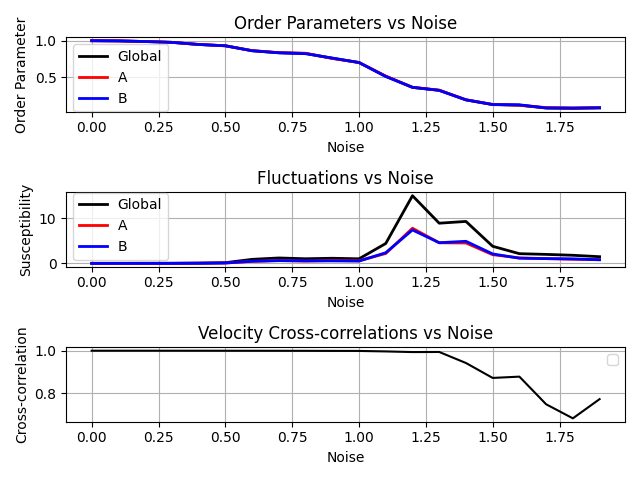

Here is the Python script that generated this plot:
import numpy as np
import matplotlib.pyplot as plt


legend = {
    'A': 'red',
    'B': 'blue',
}

noise_values = np.arange(0, 2, 0.1)
global_order = np.load('global_order.npy', allow_pickle=True)
global_fluctuations = np.load('global_fluctuations.npy', allow_pickle=True)
type_fluctuations = np.load('type_fluctuations.npy', allow_pickle=True).tolist()
type_orders = np.load('type_orders.npy', allow_pickle=True).tolist()
cross_correlations = np.load('cross_correlations.npy', allow_pickle=True).tolist()

print(cross_correlations)


fig, (ax1, ax2, ax3) = plt.subplots(3, 1)

# Plot order parameters
ax1.plot(noise_values, global_order, 'k-', label='Global', linewidth=2)
for ptype, orders in type_orders.items():
    ax1.plot(noise_values, orders, color=f'{legend[ptype]}', label=f'{ptype}', linewidth=2)

ax1.set_xlabel('Noise')
ax1.set_ylabel('Order Parameter')
ax1.set_title('Order Parameters vs Noise')
ax1.legend()
ax1.grid(True)

# Plot fluctuations
ax2.plot(noise_values, global_fluctuations, 'k-', label='Global', linewidth=2)
for ptype, fluct in type_fluctuations.items():
    ax2.plot(noise_values, fluct, color=f'{legend[ptype]}', label=f'{ptype}', linewidth=2)

ax2.set_xlabel('Noise')
ax2.set_ylabel('Susceptibility')
ax2.set_title('Fluctuations vs Noise')
ax2.legend()
ax2.grid(True)

# Plot cross-correlations
for pair, corr in cross_correlations.items():
    try:
        if pair[0] != pair[1]:
            ax3.plot(noise_values, corr, '-', color='black')
    except ValueError:
        pass

ax3.set_xlabel('Noise')
ax3.set_ylabel('Cross-correlation')
ax3.set_title('Velocity Cross-correlations vs Noise')
ax3.legend()
ax3.grid(True)

plt.tight_layout()
plt.savefig('plot.png')
plt.show()

